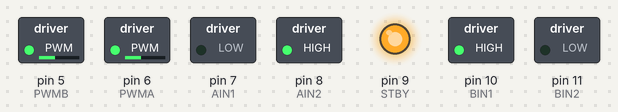
Bench run of a sketch on a simulated Arduino Uno, built with avr-gcc and run on an emulated ATmega328P. Shown: switched loads named in the sketch (green lamp = pin HIGH), output pins drawn as LEDs (lit = HIGH). What the sketch prints to the serial monitor is not drawn.

Above: at 0.1 s.
Timing chart, 0 to 1.6 s (numbered marks = the images above):
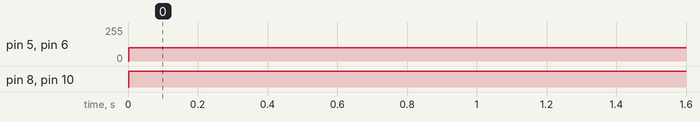

Measured:
- by itself, pin 5 (PWMB), pin 6 (PWMA): 0/255 → 100/255 at 0.00 s
- by itself, pin 8 (AIN2), pin 10 (BIN1): LOW → HIGH at 0.00 s

The sketch:

opredelit_napravlenie.ino
```cpp
#define PWMA 6
#define PWMB 5
#define AIN1 7
#define AIN2 8
#define BIN1 10
#define BIN2 11
#define STBY 9

// === НАСТРОЙКИ СКОРОСТИ ===
#define SPEED_DEFAULT 100

// === ФУНКЦИИ ДВИЖЕНИЯ ===

// 🛑 Остановка
void stopMotors() {
  analogWrite(PWMA, 0);
  analogWrite(PWMB, 0);
  digitalWrite(AIN1, LOW); digitalWrite(AIN2, LOW);
  digitalWrite(BIN1, LOW); digitalWrite(BIN2, LOW);
}

// ⬆️ Вперёд
void forward(uint8_t speed = SPEED_DEFAULT) {
  // Мотор A
  digitalWrite(AIN1, LOW); digitalWrite(AIN2, HIGH);
  analogWrite(PWMA, speed);
  // Мотор B
  digitalWrite(BIN1, LOW); digitalWrite(BIN2, HIGH);
  analogWrite(PWMB, speed);
}

// ⬇️ Назад
void backward(uint8_t speed = SPEED_DEFAULT) {
  // Мотор A
  digitalWrite(AIN1, HIGH); digitalWrite(AIN2, LOW);
  analogWrite(PWMA, speed);
  // Мотор B
  digitalWrite(BIN1, HIGH); digitalWrite(BIN2, LOW);
  analogWrite(PWMB, speed);
}

// ➡️ Вправо (поворот на месте)
void right(uint8_t speed = SPEED_DEFAULT) {
  // Мотор A — вперёд
  digitalWrite(AIN1, LOW); digitalWrite(AIN2, HIGH);
  analogWrite(PWMA, speed);
  // Мотор B — назад
  digitalWrite(BIN1, HIGH); digitalWrite(BIN2, LOW);
  analogWrite(PWMB, speed);
}

// ⬅️ Влево (поворот на месте)
void left(uint8_t speed = SPEED_DEFAULT) {
  // Мотор A — назад
  digitalWrite(AIN1, HIGH); digitalWrite(AIN2, LOW);
  analogWrite(PWMA, speed);
  // Мотор B — вперёд
  digitalWrite(BIN1, LOW); digitalWrite(BIN2, HIGH);
  analogWrite(PWMB, speed);
}

// === SETUP ===
void setup() {
  Serial.begin(115200);

  pinMode(STBY, OUTPUT);
  digitalWrite(STBY, HIGH);  // Включаем драйвер

  pinMode(AIN1, OUTPUT); pinMode(AIN2, OUTPUT);
  pinMode(BIN1, OUTPUT); pinMode(BIN2, OUTPUT);
  pinMode(PWMA, OUTPUT); pinMode(PWMB, OUTPUT);

  stopMotors();  // На всякий случай останавливаем моторы при старте

  Serial.println("✅ Драйвер готов. Функции: forward(), backward(), left(), right()");
}

// === LOOP ===
void loop() {
  right();  // 🚀 Едем вперёд со скоростью по умолчанию

  // Если нужно протестировать все направления по очереди — раскомментируйте ниже:
  /*
  forward(100);  delay(1000);  stopMotors();  delay(500);
  backward(100); delay(1000);  stopMotors();  delay(500);
  left(100);     delay(1000);  stopMotors();  delay(500);
  right(100);    delay(1000);  stopMotors();  delay(500);
  */
}
```
